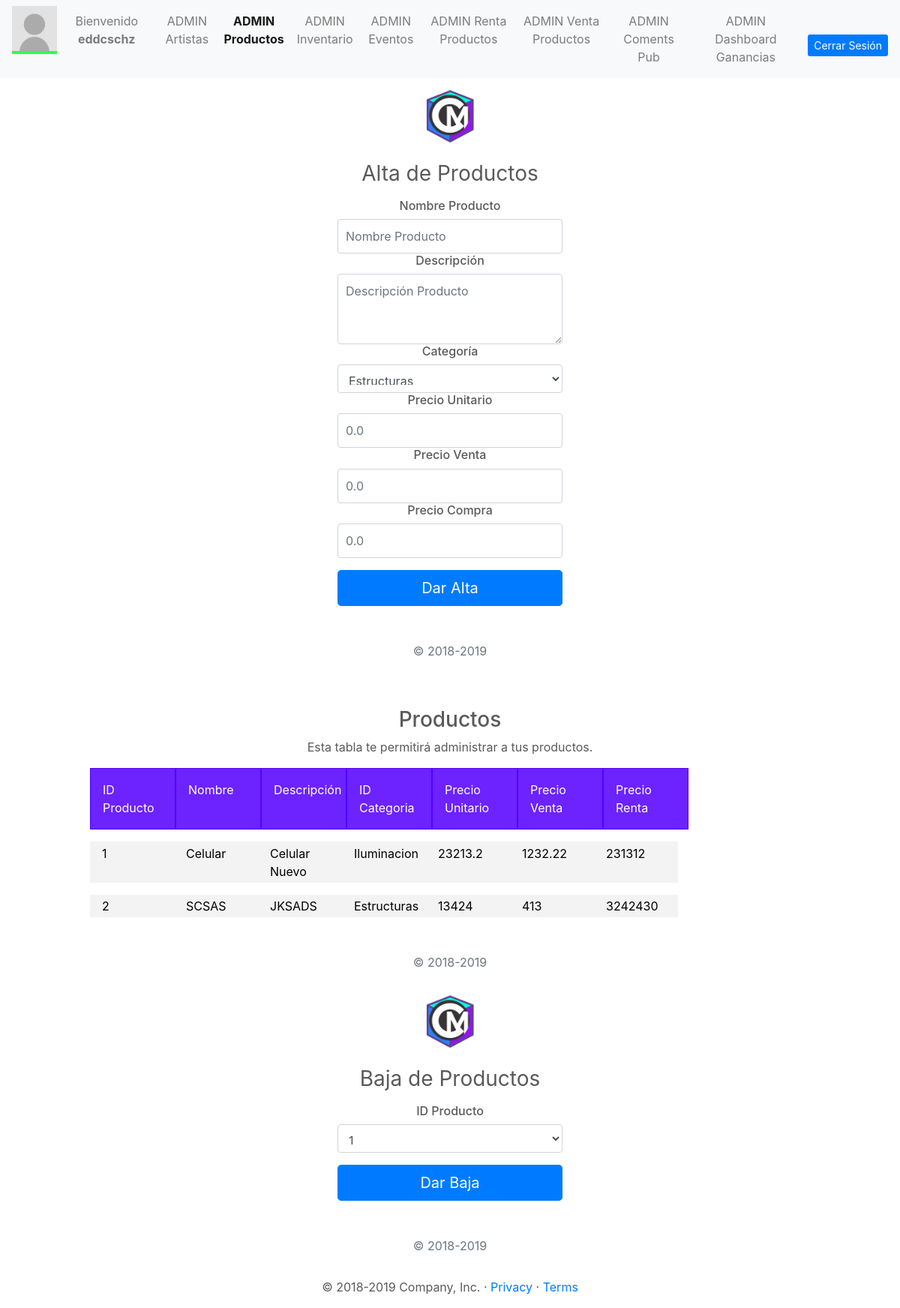
The app's page /UserAdmin/AdminProducts.php (signed in), older data.
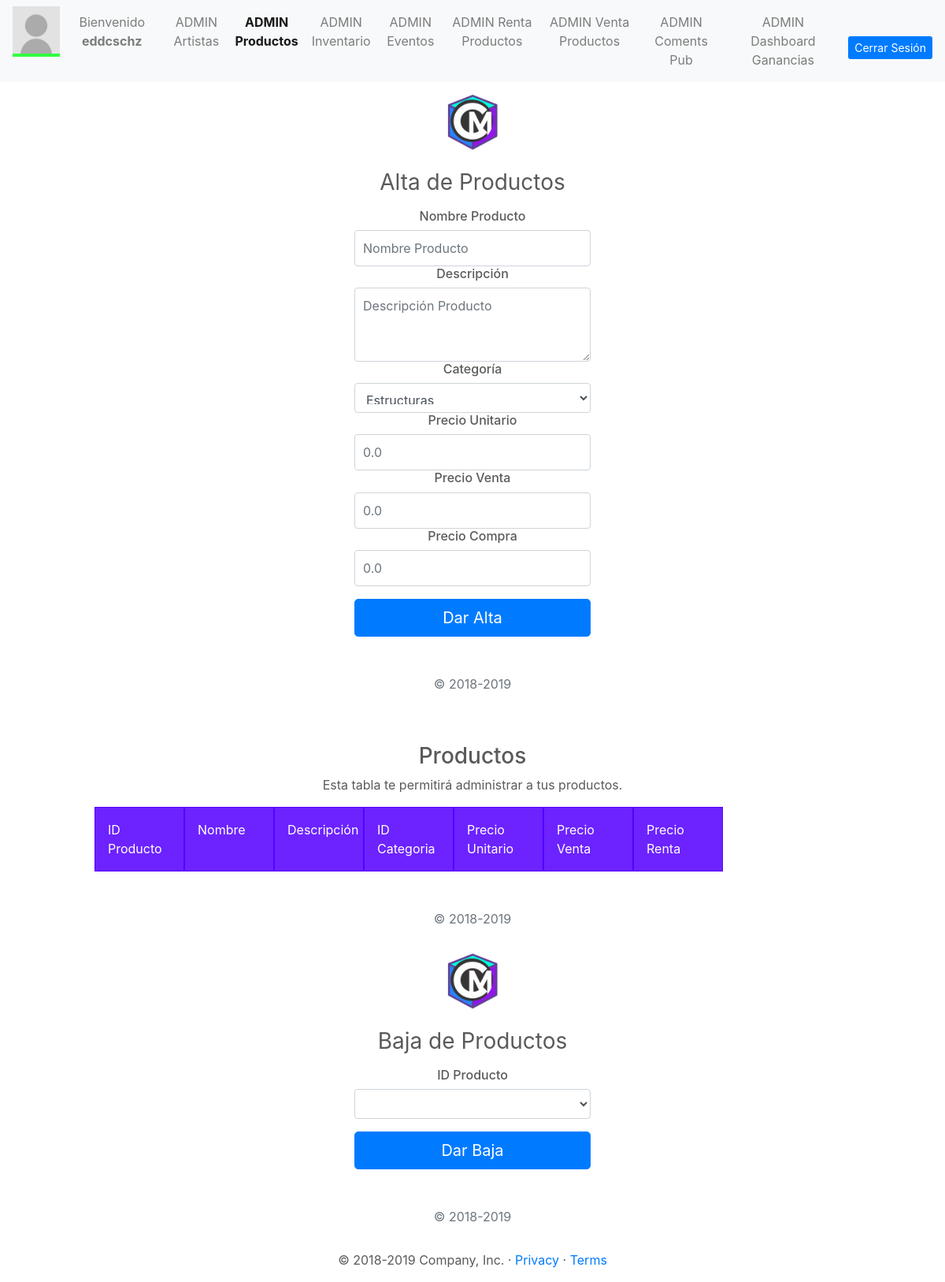
The same page, newer data.
### tables this page shows
CREATE TABLE `producto` (
  `idProducto` int(11) NOT NULL,
  `nombre` varchar(100) NOT NULL,
  `descripcion` varchar(200) NOT NULL,
  `categoria` varchar(30) NOT NULL,
  `precioUnitario` float NOT NULL,
  `precioVenta` float NOT NULL,
  `precioRenta` float NOT NULL
);

### PHP/DBConexion.php (called while the page is built, shortened)
<?php
class User
{
    private $db;
    public function __construct($host, $port, $dbname, $dbuser, $password) {
        $dsn = "mysql:host=$host; dbname=$dbname;";
        try{
            $this->db = new PDO($dsn, $dbuser, $password);
            $this->db->setAttribute(PDO::ATTR_ERRMODE,PDO::ERRMODE_EXCEPTION);
        }
        catch(PDOException $ex)
        {
            echo 'Error en conexión con la conecion a la BD' . $ex.getMessage();
            die();
        }
    }
    public function consultProduct(){
        try {
            $sql = "SELECT * FROM `producto`";
            $products = $this->db->prepare($sql);
            $products->execute();
            $table = $products;
            return $table;
        }
        catch (PDOException $ex) {
            echo "Error al obtener la tabla de productos." . $ex->getMessage();
        }
    }
}

### PHP/ConsultProducts.php (called while the page is built)
<?php
include 'DBconexion.php';
$consult = new User("localhost", "", "dbcirculomusical", "root", "");
$consultP = $consult->consultProduct();
$consultIDP = $consult->consultProduct();
?>

### UserAdmin/AdminProducts.php (the view, shortened to what the changed rows need)
<?php
    include '../PHP/ConsultProducts.php';
?>
  <!doctype html>
  <html lang="en">
  <head>
    <link href="../bootstrap/dist/css/bootstrap.min.css" rel="stylesheet">
    <link href="adminStyle.css" rel="stylesheet">
    <link href="grid.css" rel="stylesheet">
  </head>
  <body class="text-center">
    <form class="form-signin" action="../PHP/InsertProd.php" method="POST">
      <h1 class="h3 mb-3 font-weight-normal">Alta de Productos</h1>
    </form>
    <div class="table-consult">
      <?php
        while($p = $consultP->fetch(PDO::FETCH_ASSOC))
        {
          echo '<div class="row"> <div class="col-1">'.$p['idProducto'].'</div> <div class="col-1">'.$p['nombre'].'</div> <div class="col-1">'.$p['descripcion'].'</div> <div class="col-1">'.$p['categoria'].'</div> <div class="col-1">'.$p['precioUnitario'].'</div> <div class="col-1">'.$p['precioVenta'].'</div> <div class="col-1">'.$p['precioRenta'].'</div> </div>';
        }
      ?>
    </div>
    <form class="form-signin" action="../PHP/DeleteProd.php" method="POST">
      <a href="../Cover/Cover.html">
        <img class="mb-4" src="../resources/iconCM.png" alt="" width="72" height="72">
      </a>
      <h1 class="h3 mb-3 font-weight-normal">Baja de Productos</h1>
      <h6>ID Producto</h6>
      <select name="idProd" class="form-control" required autofocus>
        <?php
        while($d = $consultIDP->fetch(PDO::FETCH_ASSOC))
        {
          echo'<option value='.$d['idProducto'].'>'.$d['idProducto'] .' </option>';
        }
      ?>
      </select>
      <button class="btn btn-lg btn-primary btn-block" type="submit">Dar Baja</button>
      <p class="mt-5 mb-3 text-muted">&copy; 2018-2019</p>
    </form>
  </body>
  </html>

Row changes from the older to the newer data that the page shows:
removed producto: idProducto "1", nombre "Celular", descripcion "Celular Nuevo", categoria "Iluminacion", precioUnitario "23213.2", precioVenta "1232.22", precioRenta "231312"
removed producto: idProducto "2", nombre "SCSAS", descripcion "JKSADS", categoria "Estructuras", precioUnitario "13424", precioVenta "413", precioRenta "3242430"
Text that changed along with them:
form field idProd: "1" → (not shown)
